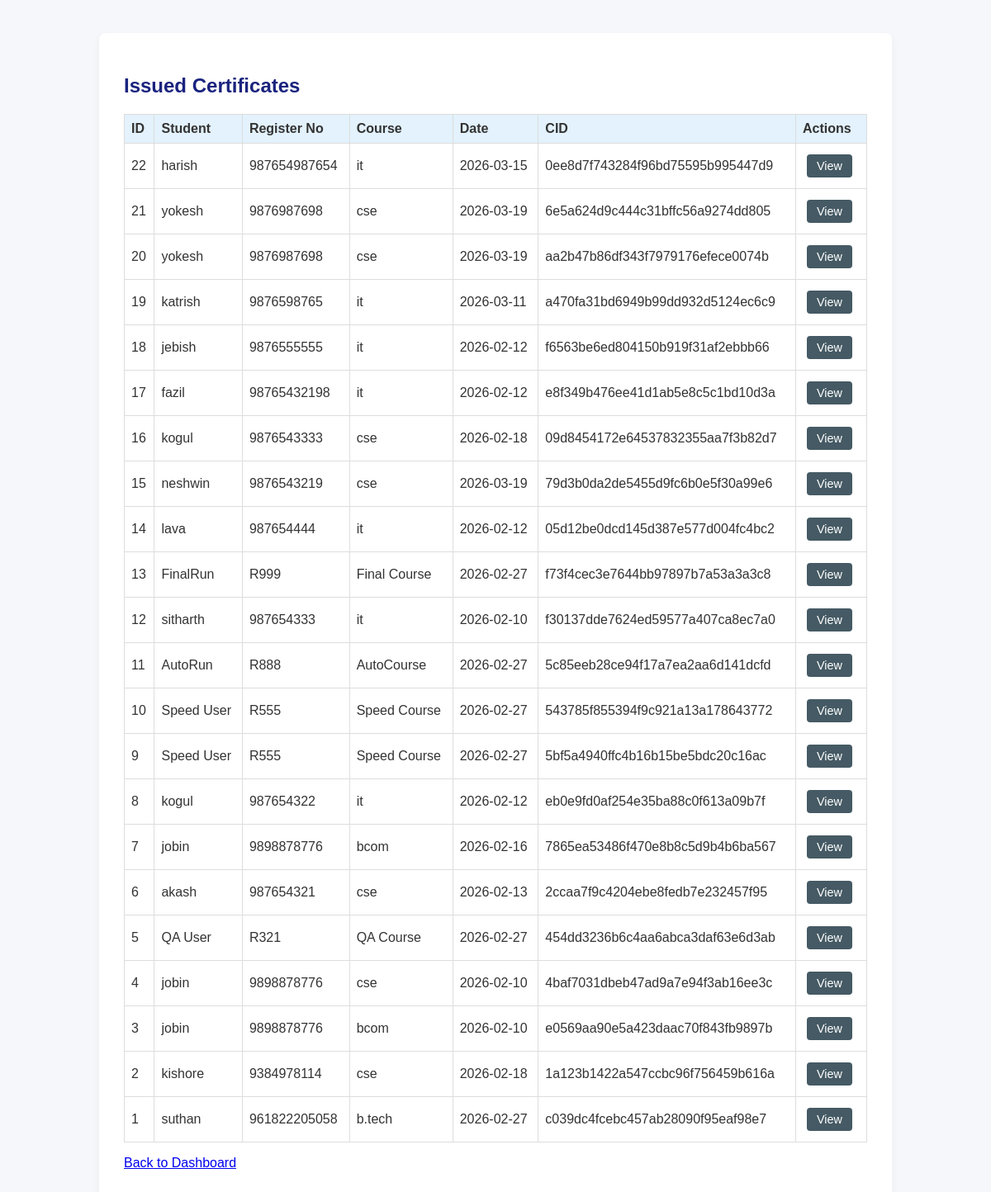
/admin/issued (signed in), run on an earlier commit of the app's database.
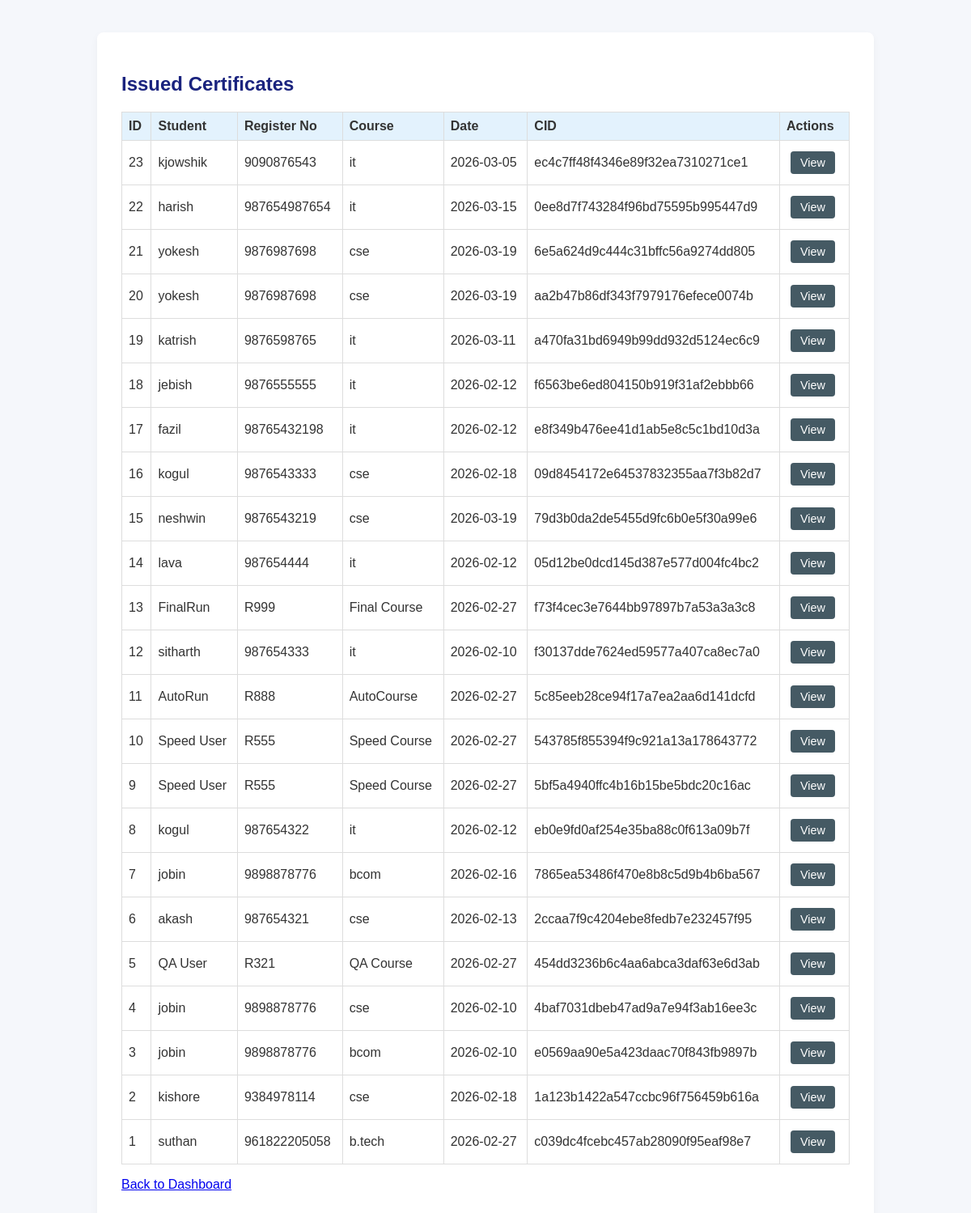
And on a later commit of the database.
### tables this page shows
CREATE TABLE certificates (
            id INTEGER PRIMARY KEY AUTOINCREMENT,
            student_name TEXT NOT NULL,
            register_number TEXT NOT NULL,
            course TEXT NOT NULL,
            issue_date TEXT NOT NULL,
            cid TEXT NOT NULL,
            blockchain_index INTEGER NOT NULL,
            pdf_filename TEXT NOT NULL,
            image_filename TEXT NOT NULL,
            created_at TEXT NOT NULL
        , ai_score REAL DEFAULT NULL, heatmap TEXT DEFAULT NULL, blockchain_tx TEXT DEFAULT NULL);

### routes/admin_routes.py (the view)
@admin_bp.route("/issued")
def issued_certificates():
    if not _require_admin():
        return redirect(url_for("admin.login"))
    certs = get_all_certificates()
    return render_template("issued_list.html", certificates=certs)

### database/init_db.py (called while the page is built)
def get_connection() -> sqlite3.Connection:
    DATABASE_PATH.parent.mkdir(parents=True, exist_ok=True)
    conn = sqlite3.connect(DATABASE_PATH)
    conn.row_factory = sqlite3.Row
    return conn

### models/certificate_model.py (called while the page is built)
def get_all_certificates() -> List[Certificate]:
    conn = get_connection()
    cur = conn.cursor()
    cur.execute("SELECT * FROM certificates ORDER BY created_at DESC")
    rows = cur.fetchall()
    conn.close()
    return [Certificate(**dict(row)) for row in rows]

### routes/admin_routes.py (called while the page is built)
def _require_admin() -> bool:
    return session.get("admin_logged_in", False)

### templates/issued_list.html (shortened to what this page needs)
<!DOCTYPE html>
<html lang="en">
<head>
    <link rel="stylesheet" href="{{ url_for('static', filename='css/style.css') }}">
</head>
<body>
<div class="container">
    <h2>{% if student_view %}My Certificates{% else %}Issued Certificates{% endif %}</h2>
    {% if certificates %}
        <table class="table">
            <thead>
            <tr>
                <th>ID</th>
                <th>Student</th>
                <th>Register No</th>
                <th>Course</th>
                <th>Date</th>
                <th>CID</th>
                <th>Actions</th>
            </tr>
            </thead>
            <tbody>
            {% for cert in certificates %}
                <tr>
                    <td>{{ cert.id }}</td>
                    <td>{{ cert.student_name }}</td>
                    <td>{{ cert.register_number }}</td>
                    <td>{{ cert.course }}</td>
                    <td>{{ cert.issue_date }}</td>
                    <td>{{ cert.cid }}</td>
                    <td>
                        {% if student_view %}
                            <a href="{{ url_for('student.download_certificate', cert_id=cert.id) }}" class="btn small">
                                Download
                            </a>
                        {% else %}
                            <a href="{{ url_for('admin.view_certificate', cert_id=cert.id) }}" class="btn small">
                                View
                            </a>
                        {% endif %}
                    </td>
                </tr>
            {% endfor %}
            </tbody>
        </table>
    {% else %}
        <p>No certificates found.</p>
    {% endif %}
    <p>
        {% if student_view %}
            <a href="{{ url_for('student.dashboard') }}">Back to Dashboard</a>
        {% else %}
            <a href="{{ url_for('admin.dashboard') }}">Back to Dashboard</a>
        {% endif %}
    </p>
</div>
</body>
</html>

### static/css/style.css (style rules this page uses)
body { font-family: Arial, sans-serif; margin: 0; padding: 0; background: #f5f7fb; color: #333; }
.container { max-width: 900px; margin: 40px auto; background: #ffffff; padding: 30px; border-radius: 8px; box-shadow: 0 4px 10px rgba(0, 0, 0, 0.05); }
h1, h2, h3 { color: #1a237e; }
.btn { display: inline-block; padding: 10px 20px; margin: 5px; border-radius: 4px; text-decoration: none; color: #ffffff; background: #455a64; transition: background 0.2s ease; }
.btn.small { padding: 6px 12px; font-size: 0.9em; }
.table { width: 100%; border-collapse: collapse; margin-top: 20px; }
.table th, .table td { border: 1px solid #ddd; padding: 8px; text-align: left; }
.table th { background: #e3f2fd; }

What changed in the data, as far as the page shows it:
added certificates: id "23", student_name "kjowshik", register_number "9090876543", course "it", issue_date "2026-03-05", cid "ec4c7ff48f4346e89f32ea7310271ce1"
